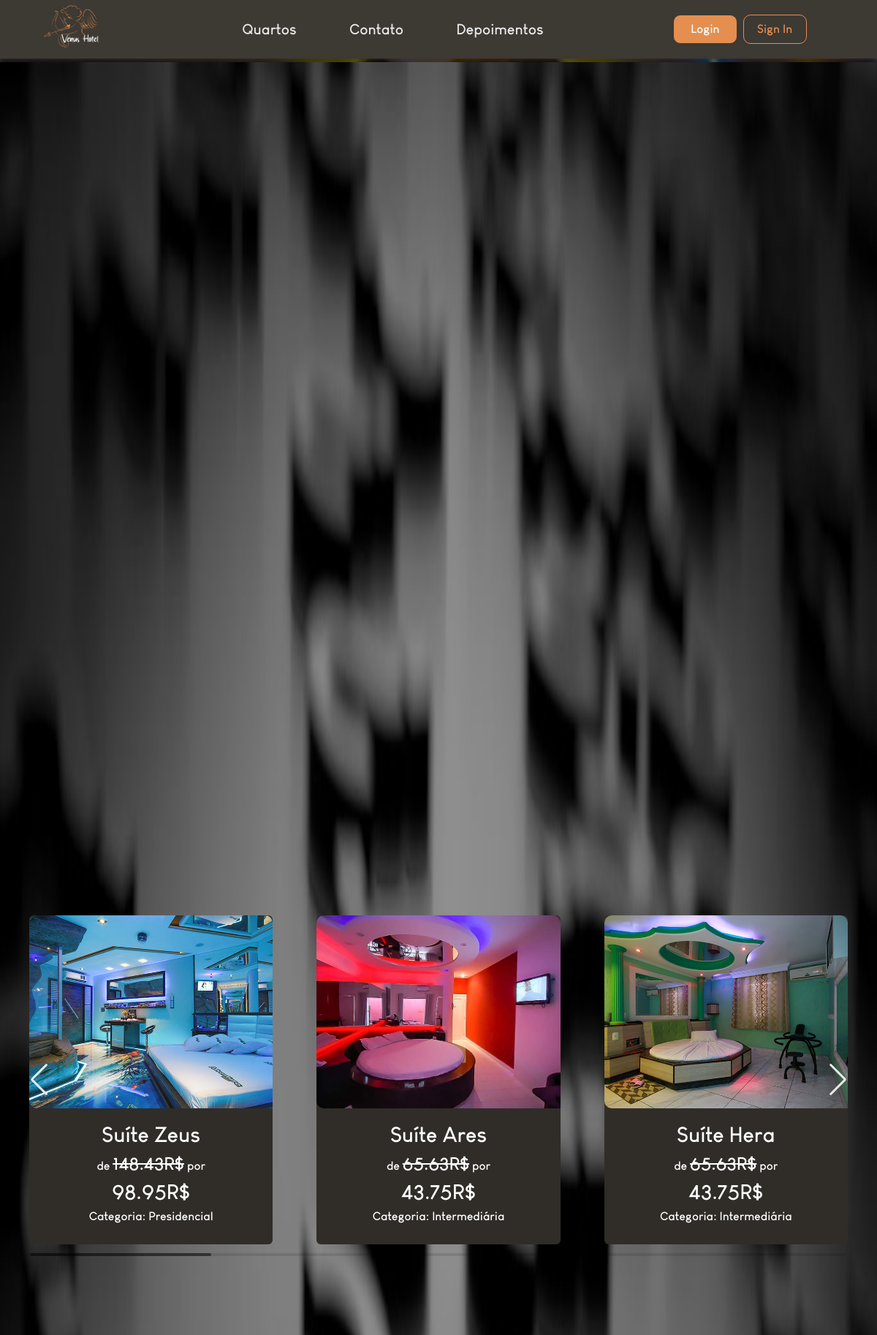
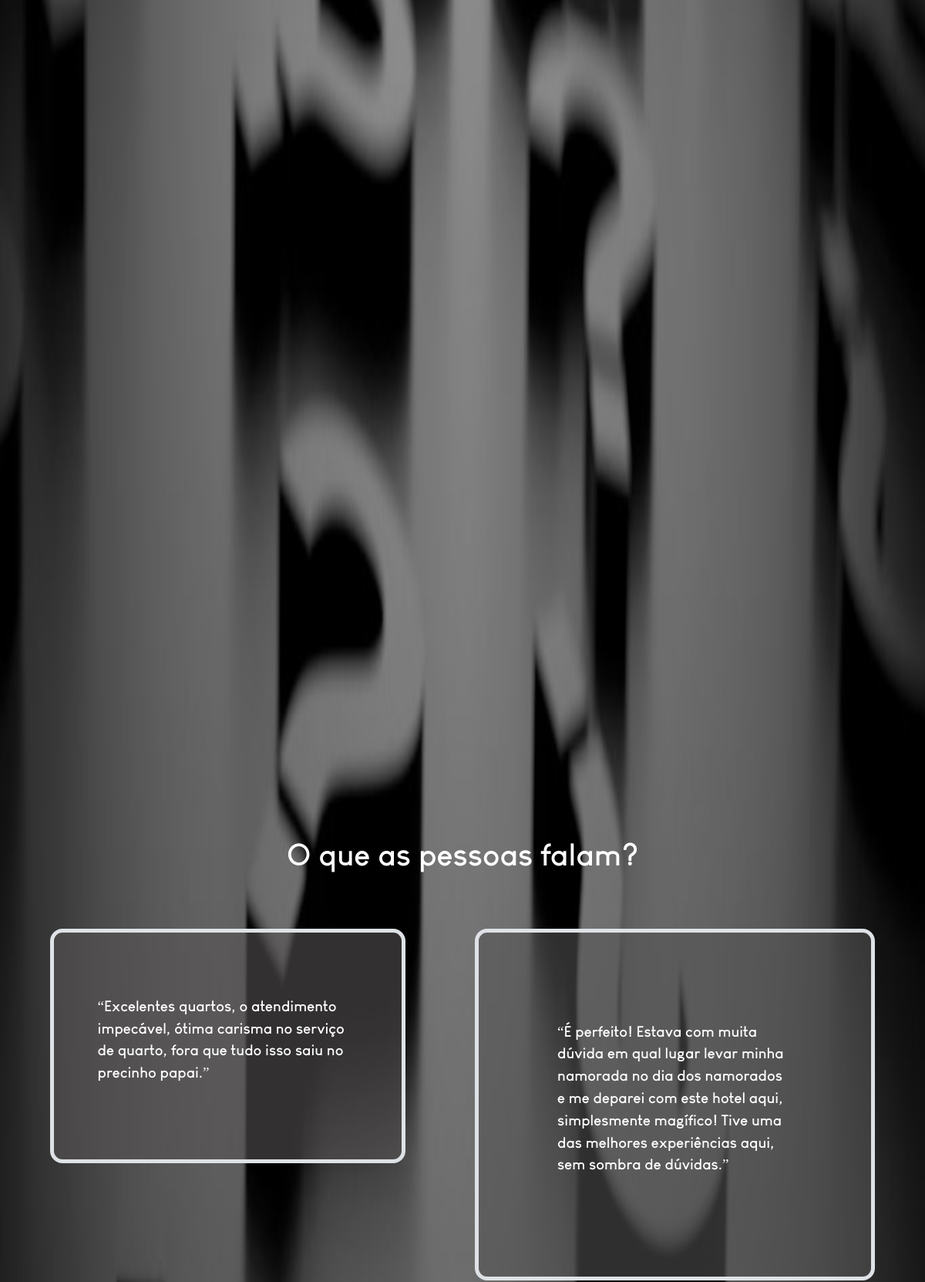
Page /area-cliente/home.php (upper part) on the committed database (2 pictures, top to bottom).
### tables this page shows
CREATE TABLE IF NOT EXISTS `tbquarto` (
  `codQuarto` int NOT NULL AUTO_INCREMENT,
  `nomeQuarto` varchar(70) NOT NULL,
  `fotoQuarto` varchar(100) NOT NULL,
  `descQuarto` varchar(255) NOT NULL,
  `codCategoriaQuarto` int NOT NULL,
  PRIMARY KEY (`codQuarto`),
  KEY `codCategoriaQuarto` (`codCategoriaQuarto`)
);

CREATE TABLE IF NOT EXISTS `tbcategoriaquarto` (
  `codCategoriaQuarto` int NOT NULL AUTO_INCREMENT,
  `nomeCategoriaQuarto` varchar(60) NOT NULL,
  `itensCategoriaQuarto` varchar(255) NOT NULL,
  `valorHoraCategoriaQuarto` float NOT NULL,
  PRIMARY KEY (`codCategoriaQuarto`)
);

### dao/QuartoDao.php (called while the page is built, shortened)
<?php
class QuartoDao{
    public static function selectAll(){
        $pdo = Conexao::conexao();
        $com = "SELECT codQuarto, nomeQuarto, descQuarto, fotoQuarto, nomeCategoriaQuarto, valorHoraCategoriaQuarto FROM tbquarto as q
        INNER JOIN tbcategoriaquarto c
        ON q.codCategoriaQuarto = c.codCategoriaQuarto";
        $stmt = $pdo->PREPARE($com);
        $stmt->EXECUTE();
        return $stmt->fetchAll();
    }
}
?>

### area-cliente/home.php (the view, shortened to what this page needs)
<?php
require_once('../dao/QuartoDao.php');
$infoQuarto = QuartoDao::selectAll();
?>
<!DOCTYPE html>
<html lang="pt-br">
<head>
  <link href="https://cdn.jsdelivr.net/npm/bootstrap@5.3.2/dist/css/bootstrap.min.css" rel="stylesheet">
  <link rel="stylesheet" href="https://cdn.jsdelivr.net/npm/bootstrap-icons@1.11.1/font/bootstrap-icons.css">
  <link rel="stylesheet" href="../css/swiper-bundle.css">
   <link rel="stylesheet" href="../css/slider.css">
   <link rel="stylesheet" href="../css/Home.css"  >
</head>
<body>
<div style="background-color:#3D3933; height:100vh" >
          <?php include('../componentes/navbar.inc') ?>
    <div id="fundo" class=" w-100  m-0  m-0 mt-0 d-flex flex-column  justify-content-start align-items-center" style="background-color: #3D3933; height:85%">
            <div class="carousel slide   m-0 " style="height: 100%; width:100%; margin:0" data-bs-ride="carousel">
              <div class="carousel-inner w-100 h-100">
                    <div class=" w-100 h-100  carousel-item active" alt="First slide">
                    </div>
              </div>
              <div class="w-100 h-100   d-flex justify-content-center align-items-center   " style="position:absolute; top:0">
                      <div id="areaCel" class="row  m-0 container  " style="height:100%">
                        <div id="foto" class="col-md-6   h-100">
                                  <div class="h-100   d-flex justify-content-end align-items-center " style="width: 100%;">
                                          <div id="areaFoto" class="h-100 " style="width: 100%;" >
                                          <div id="divFoto" class="h-100 d-flex flex-column justify-content-center align-items-end"id="imageFundoLogo" style="width: 100%;" >
                                            </div>
                                          </div>
                                  </div>
                        </div>
                        <div id="initialMsgArea" class="col-md-6     h-100" style="color:#e9e9e9">
                            <div class="h-100 w-100  d-flex justify-content-center flex-column align-items-start">
                             <div id="initialMsg" class="d-flex justify-content-center align-items-center flex-column w-100" style="padding:50px;  ">
                              <span id="titulo" class="display-3 text-center w-100 " style="opacity:unset; font-family:fonteNormal">Priorizamos seu Conforto</span>
                              <button id="sobrenos" onclick="abreModal(<?=isset($cliente)?true:false?>)" class="mt-2">Reserve Agora</button>
                              </div>
                            </div>
                        </div>
                        </div>
            </div>
    </div>
    </div>
    <div class="w-100" id="sobreNosArea" style=" background-color:#2b2d42">
          <div class="container  d-flex   h-100">
                <div class="h-100 w-100 row m-0   d-flex flex-row justify-content-center align-items-center">
                <div id="espacoSobreNos" class=""style=""></div>
                    <div class="col-md-4  d-flex justify-content-center align-items-center " id="blocoSobreNos">
                        <div class="h-100  d-flex flex-column justify-content-center align-items-center  cardSobre"  style="width:100%">
                            <div class="d-flex flex-column justify-content-center align-items-center w-100" style="height:40%">
                                <div class=" w-100 d-flex align-items-center justify-content-center bg-dark" style="height: 40%">
                                  <span class="fs-4 text-white">+100 Unidades</span>
                                </div>
                                <div class=" d-flex text-white text-center justify-content-center align-items-center w-100" style="height:60%">
                                  <span style="font-size:15px">Temos diversas unidades, em boas localidades para facilitar sua busca por nossos serviços</span>
                                </div>
                            </div>
                            </div>
                    </div>
                    <div class="col-md-4  d-flex justify-content-center align-items-center " id="blocoSobreNos">
                        <div class="h-100  d-flex flex-column justify-content-center align-items-center  cardSobre"  style="width:100%">
                            <div class="d-flex flex-column justify-content-center align-items-center w-100" style="height:40%">
                                <div class=" w-100 d-flex align-items-center justify-content-center bg-dark" style="height: 40%">
                                  <span class="fs-4 text-white">Melhor Custo</span>
                                </div>
                                <div class=" d-flex text-white text-center justify-content-center align-items-center w-100" style="height:60%">
                                  <span style="font-size:15px">Trazemos os melhores custos do mercado para nosso hotel</span>
                                </div>
                            </div>
                            </div>
                    </div>
                    <div class="col-md-4  d-flex justify-content-center align-items-center " id="blocoSobreNos">
                        <div class="h-100  d-flex flex-column justify-content-center align-items-center  cardSobre"  style="width:100%">
                            <div class="d-flex flex-column justify-content-center align-items-center w-100" style="height:40%">
                                <div class=" w-100 d-flex align-items-center justify-content-center bg-dark" style="height: 40%">
                                  <span class="fs-4 text-white">Conforto</span>
                                </div>
                                <div class=" d-flex text-white text-center justify-content-center align-items-center w-100" style="height:60%">
                                  <span style="font-size:15px">Nosso lema é proporcionar o maior conforto possivel</span>
                                </div>
                            </div>
                            </div>
                    </div>
                    <div id="espacoSobreNos" class="w-100" ></div>
                </div>
          </div>
   </div>
   <div class="d-flex flex-column" id="quartos" >
       <div class="swiper container sliderQuartos    ">
                <div class="swiper-wrapper cardQuartoAbraco   ">
                <?php  foreach($infoQuarto as $info){ ?>
                        <div class="swiper-slide  cardQuarto rounded swiper-slide">
                          <div class="image-cont-quarto   ">
                              <div class="imageQuarto  ">
                                <img src="../img/quartos/<?=$info['fotoQuarto']?>" alt="">
                              </div>
                          </div>
                        <div class="textoCardQuarto p-5 ">
                          <span class="" style="font-size:1.8rem"><?=$info['nomeQuarto']?></span>
                          <span>de <span class="antigoPreco"><?=number_format($info['valorHoraCategoriaQuarto']+ ($info['valorHoraCategoriaQuarto']*0.50), 2)?>R$</span> por</span>
                          <span class="fs-3"><?=number_format($info['valorHoraCategoriaQuarto'],2)?>R$</span>
                          <span>Categoria: <?=$info['nomeCategoriaQuarto']?></span>
                        </div>
                        </div>
                        <?php
                } ?>
              </div>
              <div class="swiper-button-next"></div>
    <div class="swiper-button-prev"></div>
    <div class="swiper-scrollbar"></div>
              </div>
        <div id="linhaBotaoReserva" class="w-100  mt-3 d-flex justify-content-center align-items-center" style="height:15%">
            <button id="reservaBtn" onclick="abreModal(<?=isset($cliente)?'true':'false'?>)" name="reservar" >Fazer Minha Reserva</button>
          </div>
        </div>
        <div class="w-100 d-flex align-items-center justify-content-center" id="ladoPremiere" style="background-color: #3F3E46;">
      <div class="h-100 gap-5 flex-column  " id="containerPremiere" >
        <div class="" id="titulo">
            <p class=" text-white fw-bold fs-3" id="tituloExperiencia" >Uma experiência única e inesquecível</p>
             <div class="area2 d-flex flex-column gap-5 " id="area2">
               <p class="titulo2 text-white" style="font-size: larger;">E não para por ai! Além de tudo isso, temos opções de quartos com combos imperdíveis! Clique aqui para saber mais!</p>
             </div>
        </div>
        <div class="Luxo border-0 rounded-4 bg-white" id="Luxo">
            <div class="descLuxo m-4">
              <p class="text-uppercase" style="color:#6E57BF;">Tudo em luxo</p>
              <p class="fs-4 fw-bold text-dark" >Venus oferece seu lado mais chique!</p>
              <p class="fs-5 " style="width: 80%;"></p>
            </div>
        </div>
      </div>
    </div>
    <div class="w-100 d-flex bg-black" id="comentariosAba" >
      <div class="conteudo w-100 d-flex flex-column d-flex align-items-center vh-100 justify-content-evenly" id="contComment">
        <img class="h-100 w-100 position-absolute z-0" style="background-blend-mode: hard-light;" src="../img/site//what.jpg">
          <h1 class="tituloComenta z-1 text-white my-5">O que as pessoas falam?</h1>
            <div class="comentarios z-1 d-flex gap-2 p-4 text-white" id="comentarios" >
              <div class="coment1 border border-5 rounded-4 h-50 d-flex align-items-center justify-content-center" id="comentario1" ><p class="" id="textoComentario1">“Excelentes quartos, o atendimento impecável, ótima carisma no serviço de quarto, fora que tudo isso saiu no precinho papai.”</p></div>
              <div class="coment2 border border-5 rounded-4 h-75 d-flex align-items-center justify-content-center" id="comentario2" ><p class="" id="textoComentario2">“É perfeito! Estava com muita dúvida em qual lugar levar minha namorada no dia dos namorados e me deparei com este hotel aqui, simplesmente magífico! Tive uma das melhores experiências aqui, sem sombra de dúvidas.”</p></div>
            </div>
      </div>
    </div>
   </div>
  <link rel="stylesheet" href="../css/slider.css">
    <link rel="stylesheet" href="../css/navCss.css">
</body>
</html>

### rows in the picture
tbquarto: fotoQuarto (picture), nomeQuarto "Suíte Zeus", codCategoriaQuarto.valorHoraCategoriaQuarto "148.43", codCategoriaQuarto.valorHoraCategoriaQuarto "98.95", codCategoriaQuarto.nomeCategoriaQuarto "Presidencial"
tbquarto: fotoQuarto (picture), nomeQuarto "Suíte Ares", codCategoriaQuarto.valorHoraCategoriaQuarto "65.63", codCategoriaQuarto.valorHoraCategoriaQuarto "43.75", codCategoriaQuarto.nomeCategoriaQuarto "Intermediária"
tbquarto: fotoQuarto (picture), nomeQuarto "Suíte Hera", codCategoriaQuarto.valorHoraCategoriaQuarto "65.63", codCategoriaQuarto.valorHoraCategoriaQuarto "43.75", codCategoriaQuarto.nomeCategoriaQuarto "Intermediária"
